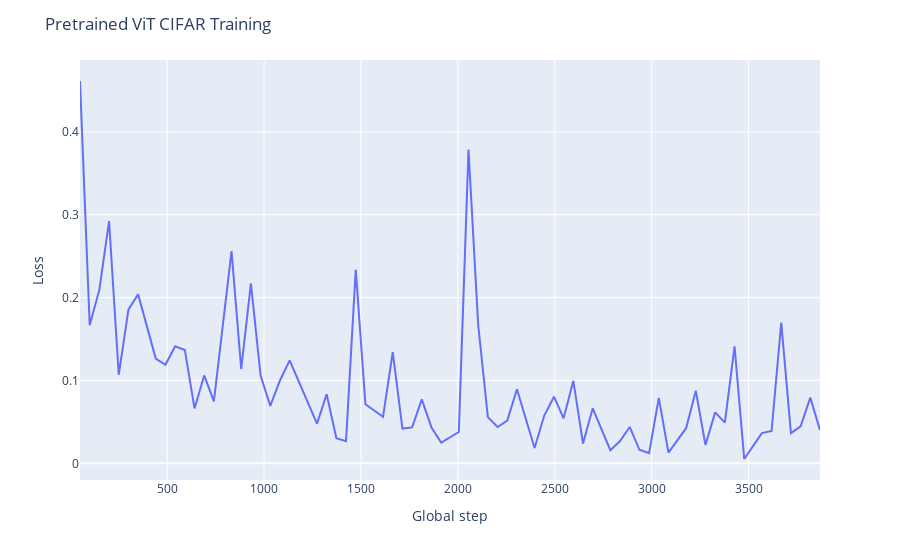
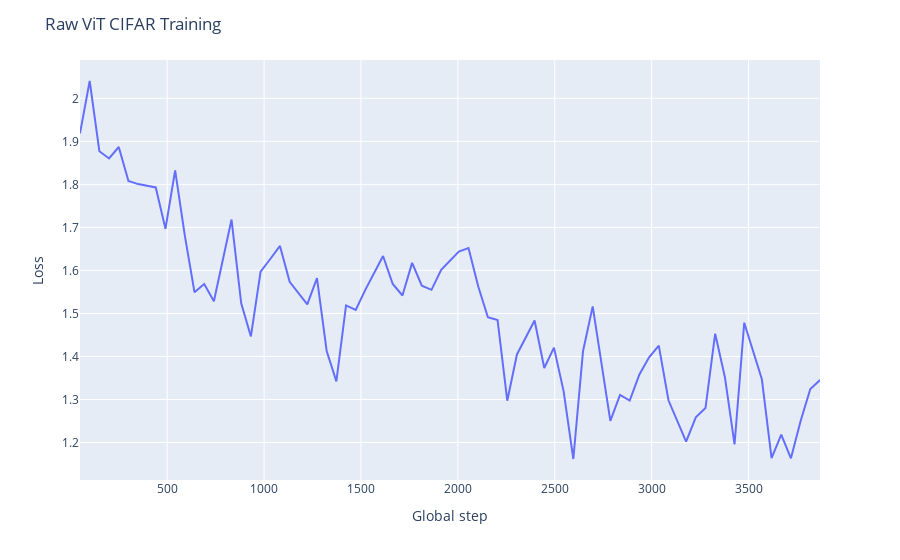

Notebook cell for these charts, in order:
### Code cell
for name, path in models.items():
    metrics = json.loads(path.read_text())
    metrics_train = metrics["train"]
    px.line(
        x=metrics_train["global_step"],
        y=metrics_train["loss"]
    ).update_layout(
        title=f"{name} ViT CIFAR Training",
        xaxis_title="Global step",
        yaxis_title="Loss",
    ).show()

### Figure 1 — Plotly figure (JSON) as saved in the notebook; plotly's stock layout.template omitted (floating-point values rounded to 4 significant figures)
{"data": [{"hovertemplate": "x=%{x}<br>y=%{y}<extra></extra>", "legendgroup": "", "line": {"color": "#636efa", "dash": "solid"}, "marker": {"symbol": "circle"}, "mode": "lines", "name": "", "orientation": "v", "showlegend": false, "type": "scatter", "x": [50, 100, 150, 200, 250, 300, 350, 441, 491, 541, 591, 641, 691, 741, 832, 882, 932, 982, 1032, 1082, 1132, 1223, 1273, 1323, 1373, 1423, 1473, 1523, 1614, 1664, 1714, 1764, 1814, 1864, 1914, 2005, 2055, 2105, 2155, 2205, 2255, 2305, 2396, 2446, 2496, 2546, 2596, 2646, 2696, 2787, 2837, 2887, 2937, 2987, 3037, 3087, 3178, 3228, 3278, 3328, 3378, 3428, 3478, 3569, 3619, 3669, 3719, 3769, 3819, 3869], "xaxis": "x", "y": [0.4614, 0.1665, 0.2096, 0.2923, 0.1068, 0.1856, 0.2039, 0.1265, 0.1189, 0.1413, 0.1368, 0.06626, 0.1061, 0.07481, 0.2561, 0.1138, 0.2171, 0.1059, 0.06932, 0.09994, 0.1243, 0.07497, 0.04799, 0.08332, 0.03042, 0.02682, 0.2337, 0.07127, 0.05618, 0.1342, 0.04199, 0.04338, 0.0771, 0.04331, 0.02509, 0.03781, 0.3785, 0.167, 0.05581, 0.04381, 0.0516, 0.08942, 0.0186, 0.05765, 0.0804, 0.05428, 0.09955, 0.02396, 0.06643, 0.0158, 0.0269, 0.04388, 0.01633, 0.01219, 0.07908, 0.01291, 0.04241, 0.08766, 0.02208, 0.06151, 0.04916, 0.1412, 0.005239, 0.03648, 0.03902, 0.1699, 0.03641, 0.04456, 0.07932, 0.03994], "yaxis": "y"}], "layout": {"legend": {"tracegroupgap": 0}, "margin": {"t": 60}, "title": {"text": "Pretrained ViT CIFAR Training"}, "xaxis": {"anchor": "y", "domain": [0, 1], "title": {"text": "Global step"}}, "yaxis": {"anchor": "x", "domain": [0, 1], "title": {"text": "Loss"}}}}

### Figure 2 — Plotly figure (JSON) as saved in the notebook; plotly's stock layout.template omitted (floating-point values rounded to 4 significant figures)
{"data": [{"hovertemplate": "x=%{x}<br>y=%{y}<extra></extra>", "legendgroup": "", "line": {"color": "#636efa", "dash": "solid"}, "marker": {"symbol": "circle"}, "mode": "lines", "name": "", "orientation": "v", "showlegend": false, "type": "scatter", "x": [50, 100, 150, 200, 250, 300, 350, 441, 491, 541, 591, 641, 691, 741, 832, 882, 932, 982, 1032, 1082, 1132, 1223, 1273, 1323, 1373, 1423, 1473, 1523, 1614, 1664, 1714, 1764, 1814, 1864, 1914, 2005, 2055, 2105, 2155, 2205, 2255, 2305, 2396, 2446, 2496, 2546, 2596, 2646, 2696, 2787, 2837, 2887, 2937, 2987, 3037, 3087, 3178, 3228, 3278, 3328, 3378, 3428, 3478, 3569, 3619, 3669, 3719, 3769, 3819, 3869], "xaxis": "x", "y": [1.918, 2.04, 1.877, 1.86, 1.887, 1.808, 1.801, 1.793, 1.697, 1.832, 1.681, 1.549, 1.568, 1.529, 1.718, 1.524, 1.447, 1.597, 1.627, 1.657, 1.573, 1.521, 1.582, 1.413, 1.342, 1.519, 1.508, 1.555, 1.633, 1.568, 1.542, 1.618, 1.564, 1.555, 1.601, 1.644, 1.652, 1.563, 1.491, 1.484, 1.297, 1.405, 1.484, 1.373, 1.421, 1.319, 1.162, 1.412, 1.516, 1.25, 1.311, 1.297, 1.358, 1.398, 1.425, 1.298, 1.202, 1.259, 1.28, 1.453, 1.352, 1.195, 1.479, 1.347, 1.164, 1.219, 1.163, 1.25, 1.324, 1.345], "yaxis": "y"}], "layout": {"legend": {"tracegroupgap": 0}, "margin": {"t": 60}, "title": {"text": "Raw ViT CIFAR Training"}, "xaxis": {"anchor": "y", "domain": [0, 1], "title": {"text": "Global step"}}, "yaxis": {"anchor": "x", "domain": [0, 1], "title": {"text": "Loss"}}}}
